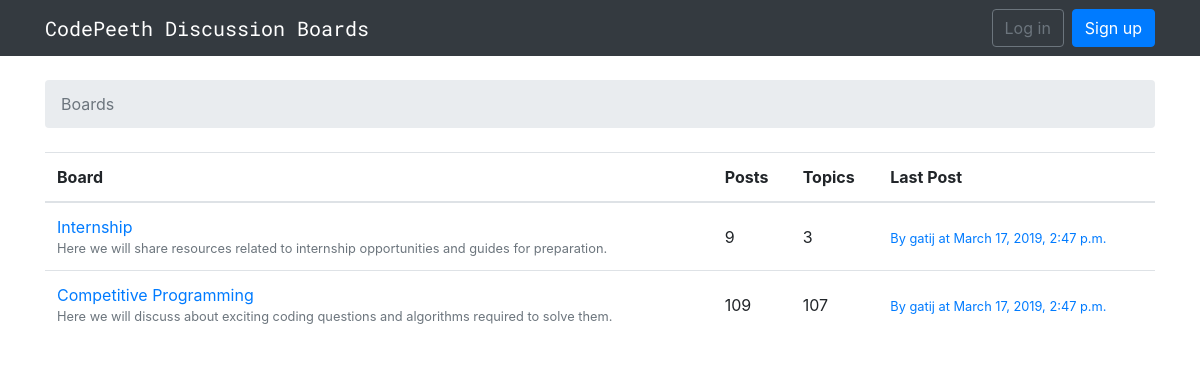
The app's page /boards/ with its own data.
### boards/models.py (models this page shows, shortened)
class Board(models.Model):
    name = models.CharField(max_length=30, unique=True)
    description = models.CharField(max_length=100)
    def get_posts_count(self):
        return Post.objects.filter(topic__board=self).count()
    def get_last_post(self):
        return Post.objects.filter(topic__board=self).order_by('-created_at').first()

class Post(models.Model):
    message = models.TextField(max_length=4000)
    topic = models.ForeignKey(Topic, on_delete = models.CASCADE,
    	  related_name='posts')
    created_at = models.DateTimeField(auto_now_add=True)
    updated_at = models.DateTimeField(null=True)
    created_by = models.ForeignKey(User, on_delete = models.SET(get_sentinel_user),
               related_name='posts')
    updated_by = models.ForeignKey(User, on_delete = models.SET(get_sentinel_user),
               null=True, related_name='+')

### boards/views.py (the view)
# urls.py: path('', views.BoardListView.as_view(), name='boards_home'),
class BoardListView(ListView):
    model = Board
    context_object_name = 'boards'
    template_name = 'home.html'

### templates/home.html
{% extends 'base.html' %}
{% block breadcrumb %}
  <li class="breadcrumb-item active">Boards</li>
{% endblock %}
{% block content %}
  <table class="table">
    <thead class="thead-inverse">
      <tr>
        <th>Board</th>
        <th>Posts</th>
        <th>Topics</th>
        <th>Last Post</th>
      </tr>
    </thead>
    <tbody>
      {% for board in boards %}
        <tr>
          <td>
            <a href="{% url 'board_topics' board.pk %}">{{ board.name }}</a>
            <small class="text-muted d-block">{{ board.description }}</small>
          </td>
          <td class="align-middle">
            {{ board.get_posts_count }}
          </td>
          <td class="align-middle">
            {{ board.topics.count }}
          </td>
          <td class="align-middle">
            {% with post=board.get_last_post %}
              {% if post %}
               <small>
                <a href="{% url 'topic_posts' board.pk post.topic.pk %}">
                   By {{ post.created_by.username }} at {{ post.created_at }}
                </a>
               </small>
              {% else %}
               <small class="text-muted">
               <em>No posts yet.</em>
               </small>
              {% endif %}
            {% endwith %}
          </td>
        </tr>
      {% endfor %}
    </tbody>
  </table>
{% endblock %}

### records on screen
Board: name "Internship", description "Here we will share resources related to internship opportunities and guides for preparation.", get_posts_count "9", topics.count "3", get_last_post.created_by.username "gatij", get_last_post.created_at "March 17, 2019, 2:47 p.m."
Board: name "Competitive Programming", description "Here we will discuss about exciting coding questions and algorithms required to solve them.", get_posts_count "109", topics.count "107", get_last_post.created_by.username "gatij", get_last_post.created_at "March 17, 2019, 2:47 p.m."
